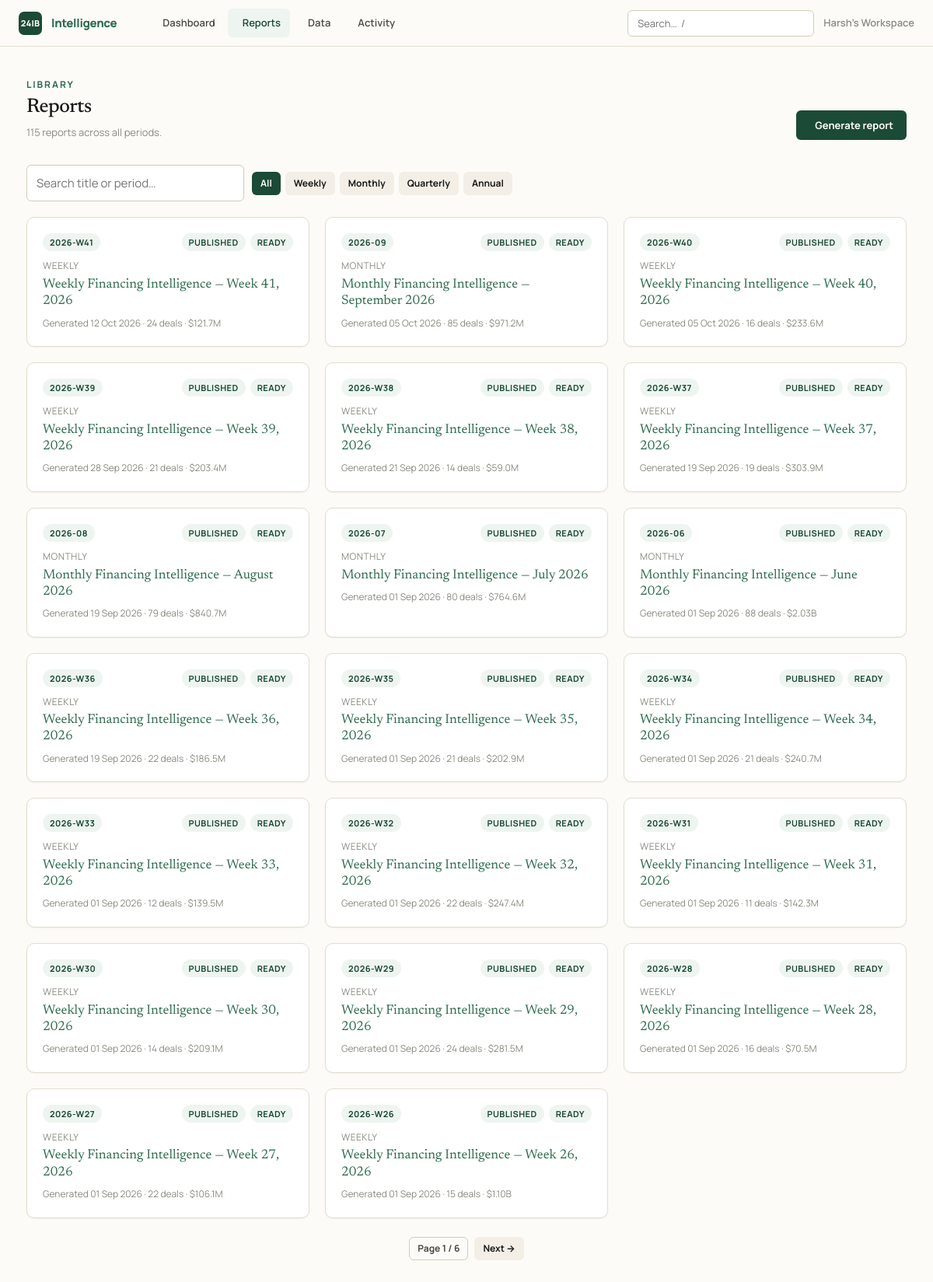
The page /reports/ on the database as committed earlier.
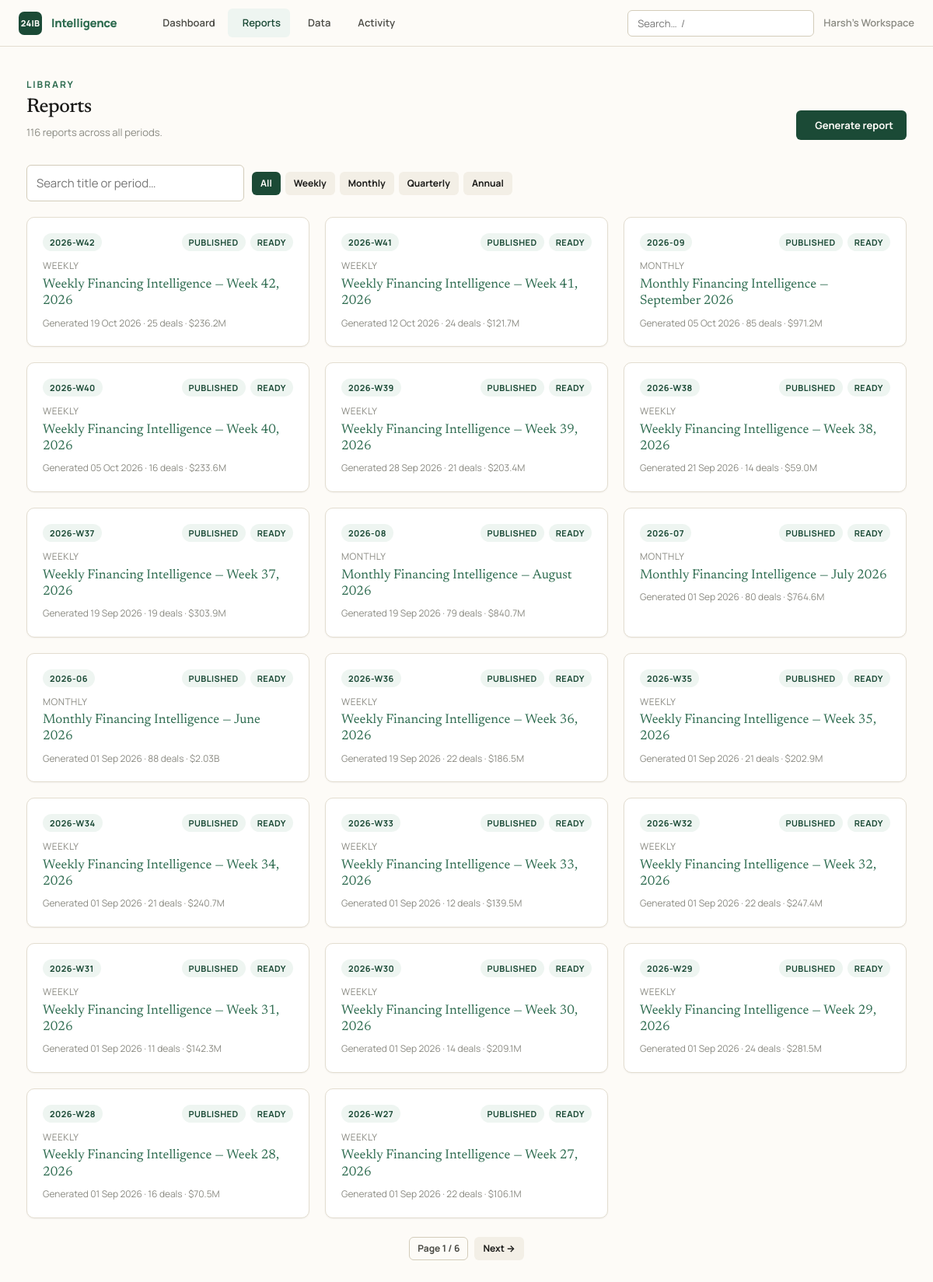
The same page on the database as committed later.
### intelligence/models.py (models this page shows, shortened)
class Organization(db.Model):
    __tablename__ = "organizations"
    id: Mapped[int] = mapped_column(primary_key=True)
    name: Mapped[str] = mapped_column(String(160), nullable=False)
    slug: Mapped[str] = mapped_column(String(80), unique=True, nullable=False)
    created_at: Mapped[datetime] = mapped_column(DateTime, default=_utcnow)
    deals: Mapped[list["FundingDeal"]] = relationship(back_populates="organization", cascade="all, delete-orphan")
    reports: Mapped[list["Report"]] = relationship(back_populates="organization", cascade="all, delete-orphan")
    api_keys: Mapped[list["ApiKey"]] = relationship(back_populates="organization", cascade="all, delete-orphan")

class Report(db.Model):
    __tablename__ = "reports"
    id: Mapped[int] = mapped_column(primary_key=True)
    organization_id: Mapped[int] = mapped_column(ForeignKey("organizations.id"), nullable=False)
    period_type: Mapped[PeriodType] = mapped_column(Enum(PeriodType), nullable=False)
    period_key: Mapped[str] = mapped_column(String(40), nullable=False)  # e.g. 2026-W14, 2026-05, 2026-Q1, 2026
    title: Mapped[str] = mapped_column(String(240), default="")
    edition_no: Mapped[int | None] = mapped_column(Integer, nullable=True)
    status: Mapped[ReportStatus] = mapped_column(Enum(ReportStatus), default=ReportStatus.PENDING)
    payload_json: Mapped[str] = mapped_column(Text, default="{}")  # see `payload` property — the full computed report
    error: Mapped[str | None] = mapped_column(Text, nullable=True)  # set only when status == FAILED
    share_token: Mapped[str] = mapped_column(String(48), default=_token, unique=True, index=True)
    is_published: Mapped[bool] = mapped_column(Boolean, default=False)
    notes: Mapped[str] = mapped_column(Text, default="")  # free-form personal notes, not shown on the public page
    created_at: Mapped[datetime] = mapped_column(DateTime, default=_utcnow)
    generated_at: Mapped[datetime | None] = mapped_column(DateTime, nullable=True)  # set when status becomes READY
    organization: Mapped["Organization"] = relationship(back_populates="reports")
    @property
    def payload(self) -> dict:
        return json.loads(self.payload_json or "{}")
    @payload.setter
    def payload(self, data: dict) -> None:
        """Serialise ``data`` to JSON for storage.

        ``default=str`` lets ``date``/``datetime`` values inside the payload
        (produced by ``aggregate.build_payload``) serialise without callers
        having to hand-roll a JSON encoder for every report field.
        """
        self.payload_json = json.dumps(data, default=str)

### intelligence/reports/routes.py (the view)
@bp.route("/")
def index():
    org = require_org()
    q = (request.args.get("q") or "").strip()
    type_filter = request.args.get("type") or ""
    page = _clamp_int(request.args.get("page"), default=1, lo=1, hi=1_000_000)
    filters = [Report.organization_id == org.id]
    if type_filter in {pt.value for pt in PeriodType}:
        filters.append(Report.period_type == PeriodType(type_filter))
    if q:
        like = f"%{q}%"
        filters.append(or_(Report.title.ilike(like), Report.period_key.ilike(like)))
    total = db.session.scalar(select(func.count(Report.id)).where(*filters)) or 0
    pages = max(1, (total + _PER_PAGE - 1) // _PER_PAGE)
    page = min(page, pages)
    reports = db.session.scalars(
        select(Report).where(*filters).order_by(Report.created_at.desc())
        .limit(_PER_PAGE).offset((page - 1) * _PER_PAGE)
    ).all()
    all_total = db.session.scalar(
        select(func.count(Report.id)).where(Report.organization_id == org.id)
    ) or 0
    return render_template(
        "reports/index.html", reports=reports, total=total, all_total=all_total,
        page=page, pages=pages, q=q, type_filter=type_filter, active="reports",
    )

### intelligence/__init__.py (called while the page is built)
def _register_security_headers(app: Flask) -> None:
    @app.after_request
    def _set_headers(resp):  # noqa: WPS430
        resp.headers.setdefault("X-Content-Type-Options", "nosniff")
        resp.headers.setdefault("X-Frame-Options", "SAMEORIGIN")
        resp.headers.setdefault("Referrer-Policy", "strict-origin-when-cross-origin")
        resp.headers.setdefault("Content-Security-Policy", _CSP)
        if app.config.get("SESSION_COOKIE_SECURE"):
            resp.headers.setdefault(
                "Strict-Transport-Security", "max-age=31536000; includeSubDomains"
            )
        return resp

### intelligence/clock.py (called while the page is built)
def utcnow() -> datetime:
    return datetime.now(timezone.utc).replace(tzinfo=None)

### intelligence/reports/routes.py (called while the page is built)
def _clamp_int(raw, default: int, lo: int, hi: int) -> int:
    try:
        return max(lo, min(int(raw), hi))
    except (TypeError, ValueError):
        return default

### intelligence/tenancy.py (called while the page is built, shortened)
def ensure_workspace() -> Organization:
    org = db.session.query(Organization).first()
    if org is not None:
        return org

def require_org() -> Organization:
    if "workspace" not in g:
        g.workspace = ensure_workspace()
    return g.workspace

### intelligence/templates/reports/index.html (shortened to what this page needs)
{% extends "base.html" %}
{% block content %}
<div class="page-head">
  <div><div class="eyebrow">Library</div><h1 class="page-title">Reports</h1>
  <p class="page-sub">{{ all_total }} report{{ '' if all_total==1 else 's' }} across all periods.</p></div>
  <a class="btn btn-primary" href="{{ url_for('reports.new') }}"> Generate report</a>
</div>
{% if all_total == 0 %}
<div class="empty">
  <h3>No reports yet</h3>
  <p>Generate your first weekly, monthly, quarterly or annual intelligence report.</p>
  <a class="btn btn-primary" style="margin-top:16px" href="{{ url_for('reports.new') }}">Generate a report</a>
</div>
{% else %}
<form method="get" style="display:flex;gap:10px;flex-wrap:wrap;align-items:center;margin-bottom:var(--sp-5)">
  <input class="input" type="search" name="q" value="{{ q }}" placeholder="Search title or period…" style="max-width:280px">
  <div style="display:flex;gap:6px;flex-wrap:wrap">
    <a class="btn btn-sm {{ 'btn-primary' if not type_filter }}" href="{{ url_for('reports.index', q=q) }}">All</a>
    {% for pt in PeriodType %}
    <a class="btn btn-sm {{ 'btn-primary' if type_filter==pt.value }}" href="{{ url_for('reports.index', q=q, type=pt.value) }}">{{ pt.value|capitalize }}</a>
    {% endfor %}
  </div>
</form>
{% if reports %}
<div class="grid grid-3">
  {% for r in reports %}
  <a class="card card-hover" href="{{ url_for('reports.view', report_id=r.id) }}">
    <div style="display:flex;justify-content:space-between;align-items:start;margin-bottom:10px">
      <span class="badge badge-green">{{ r.period_key }}</span>
      <div style="display:flex;gap:6px">
        {% if r.period_type.value in ('weekly','monthly') %}
        <span class="badge badge-{{ 'green' if r.is_published else 'gray' }}">{{ 'published' if r.is_published else 'draft' }}</span>
        {% endif %}
        <span class="badge badge-{{ 'green' if r.status.value=='ready' else 'amber' }}">{{ r.status.value }}</span>
      </div>
    </div>
    <div class="muted" style="font-size:var(--text-xs);text-transform:uppercase;letter-spacing:0.04em;margin-bottom:4px">{{ r.period_type.value }}</div>
    <div style="font-family:var(--font-serif);font-size:var(--text-md);line-height:1.25">{{ r.title }}</div>
    <div class="muted" style="font-size:var(--text-xs);margin-top:8px">
      {% if r.generated_at %}Generated {{ r.generated_at.strftime('%d %b %Y') }}{% else %}Not generated{% endif %}
      {% if r.payload.stats %} · {{ r.payload.stats.total_deals }} deals · {{ r.payload.stats.total_capital_label }}{% endif %}
    </div>
  </a>
  {% endfor %}
</div>
{% if pages > 1 %}
<div style="display:flex;gap:8px;justify-content:center;margin-top:var(--sp-6)">
  <span class="btn btn-sm btn-ghost">Page {{ page }} / {{ pages }}</span>
  {% if page < pages %}<a class="btn btn-sm" href="{{ url_for('reports.index', q=q, type=type_filter, page=page+1) }}">Next →</a>{% endif %}
</div>
{% endif %}
{% else %}
<div class="empty">
  <h3>No reports match</h3>
  <p>Try a different search or clear the filter.</p>
</div>
{% endif %}
{% endif %}
{% endblock %}

### intelligence/templates/base.html (shortened to what this page needs)
<!doctype html>
<html lang="en">
<head>
  <link rel="stylesheet" href="{{ url_for('static', filename='css/tokens.css') }}">
  <link rel="stylesheet" href="{{ url_for('static', filename='css/app.css') }}">
</head>
<body>
  <nav class="nav">
    <a href="{{ url_for('dashboard.home') }}" class="nav-brand">
      <span class="nav-mark" aria-hidden="true">24IB</span>
      <span>Intelligence</span>
    </a>
    <div class="nav-links">
      <a class="nav-link {{ 'active' if active=='dashboard' }}" href="{{ url_for('dashboard.home') }}">Dashboard</a>
      <a class="nav-link {{ 'active' if active=='reports' }}" href="{{ url_for('reports.index') }}">Reports</a>
      <a class="nav-link {{ 'active' if active=='data' }}" href="{{ url_for('data.index') }}">Data</a>
      <a class="nav-link {{ 'active' if active=='runs' }}" href="{{ url_for('dashboard.runs') }}">Activity</a>
    </div>
    <div class="nav-right">
      <form action="{{ url_for('explore.search') }}" method="get" role="search" class="nav-search">
        <input class="input" id="global-search" type="search" name="q"
               placeholder="Search…  /" title="Press / to focus">
      </form>
      <span class="nav-org">{{ current_org.name if current_org }}</span>
    </div>
  </nav>
  {% block body %}
  <main class="container" id="main">
    {% block content %}{% endblock %}
  </main>
  {% endblock %}
</body>
</html>

### intelligence/static/css/tokens.css (style rules this page uses)
:root { --cream: #fdfbf7; --sand: #f3efe6; --sand-2: #ece7da; --border: #e3ddd0; --border-strong: #d3ccba; --ink: #1a1a18; --slate: #4a4a44; --dust: #8a8a82; --ghost: #b8b8ae; --g900: #0a2418; --g800: #1b4a36; --g700: #2d6b4f; --g600: #3d8a67; --g400: #7ab896; --g200: #b8ddc9; --g50: #eef5f1; --b700: #1f4e79; --b500: #3b82c4; --b50: #eef5fd; --r700: #9b2c2c; --r500: #d64545; --r50: #fdf0f0; --a700: #92600a; --a500: #d99a16; --a50: #fef8ec; --font-serif: 'Newsreader', Georgia, 'Times New Roman', serif; --font-sans: 'Manrope', system-ui, -apple-system, sans-serif; --font-mono: 'JetBrains Mono', ui-monospace, 'SF Mono', monospace; --text-2xs: 0.6875rem; --text-xs: 0.75rem; --text-sm: 0.8125rem; --text-base:0.9375rem; --text-md: 1.0625rem; --text-lg: 1.25rem; --text-xl: 1.5rem; --text-2xl: 2rem; --text-3xl: 2.75rem; --track-tight: -0.02em; --track-normal: 0; --track-wide: 0.04em; --track-widest: 0.16em; --sp-1: 4px; --sp-2: 8px; --sp-3: 12px; --sp-4: 16px; --sp-5: 20px; --sp-6: 24px; --sp-8: 32px; --sp-10: 40px; --sp-12: 48px; --sp-16: 64px; --sp-24: 96px; --radius-sm: 6px; --radius: 10px; --radius-lg: 16px; --shadow-sm: 0 1px 2px rgba(26,26,24,0.05); --shadow: 0 4px 16px rgba(26,26,24,0.07); --shadow-lg: 0 12px 40px rgba(26,26,24,0.10); --ease-out: cubic-bezier(0.16, 1, 0.3, 1); --ease-spring: cubic-bezier(0.34, 1.56, 0.64, 1); --dur-fast: 120ms; --dur-base: 220ms; --nav-h: 60px; --max-content: 1180px; --max-article: 760px; }

Rows that differ between the two databases and show on the page:
no longer on this page (row unchanged): Report: period_key "2026-W26", is_published "PUBLISHED", status.value "READY", period_type.value "WEEKLY", title "Weekly Financing Intelligence — Week 26, 2026", generated_at "01 Sep 2026", payload.stats.total_deals "15", payload.stats.total_capital_label "$1.10B"
added Report: period_key "2026-W42", is_published "PUBLISHED", status.value "READY", period_type.value "WEEKLY", title "Weekly Financing Intelligence — Week 42, 2026", generated_at "19 Oct 2026", payload.stats.total_deals "25", payload.stats.total_capital_label "$236.2M"
Other text that changed with them:
{{ all_total }}: "115" → "116"
